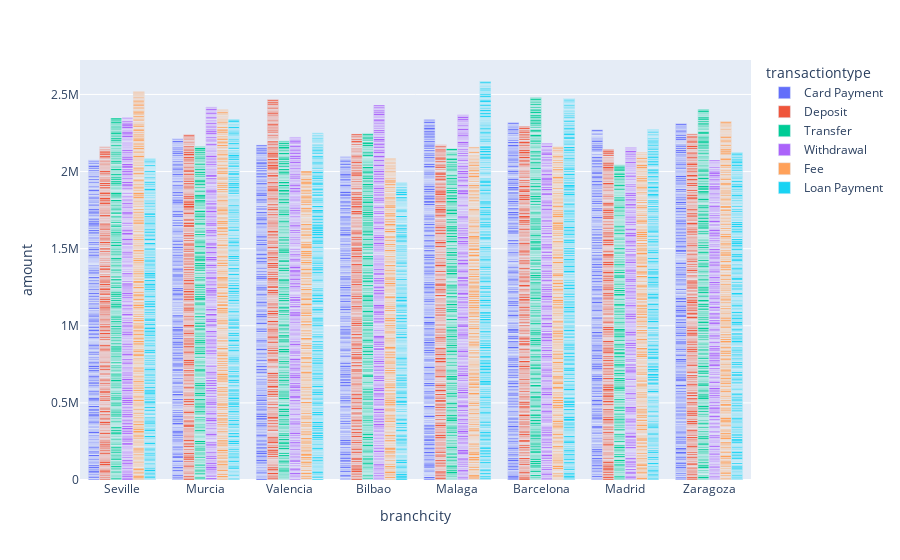
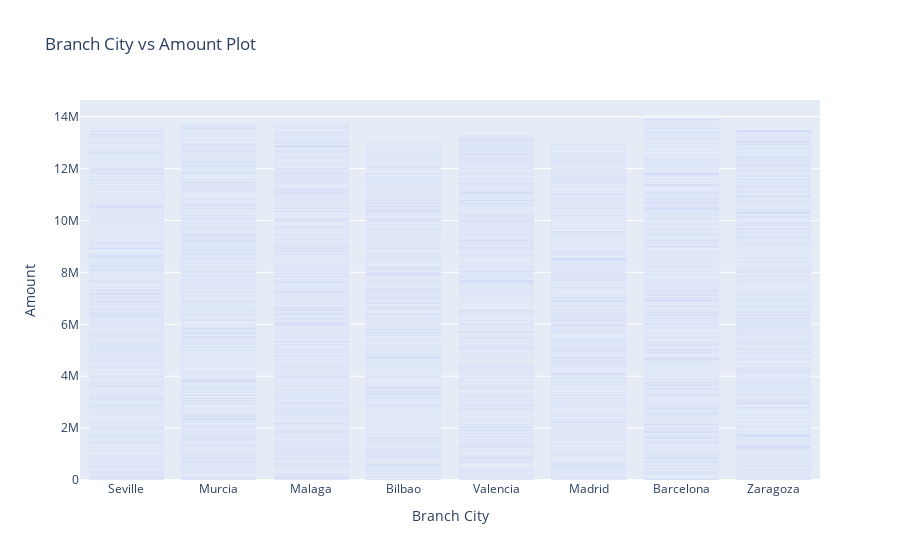

Notebook source saved alongside these figures, in order:
### Code cell
try:
    config = ConfigurationManager()
    data_transformation_config = config.get_data_transformation_config()
    
    data_transformation = DataTransformation(config=data_transformation_config)
    
    
    data_transformation.convert_eur_to_usd_and_drop_currency()
    
    data_transformation.transform_data()
    data_transformation.split_data()
    

except Exception as e:
    print(f"An error occurred: {e}")

### Figure 1 — Plotly figure (JSON) as saved in the notebook; plotly's stock layout.template omitted (floating-point values rounded to 4 significant figures; data arrays with more than 128 entries replaced by an {"elided": "..."} marker saying what was removed)
{"data": [{"alignmentgroup": "True", "hovertemplate": "transactiontype=Card Payment<br>branchcity=%{x}<br>amount=%{y}<extra></extra>", "legendgroup": "Card Payment", "marker": {"color": "#636efa", "pattern": {"shape": ""}}, "name": "Card Payment", "offsetgroup": "Card Payment", "orientation": "v", "showlegend": true, "textposition": "auto", "type": "bar", "x": {"elided": "3345 str values"}, "xaxis": "x", "y": {"elided": "3345 float values"}, "yaxis": "y"}, {"alignmentgroup": "True", "hovertemplate": "transactiontype=Deposit<br>branchcity=%{x}<br>amount=%{y}<extra></extra>", "legendgroup": "Deposit", "marker": {"color": "#EF553B", "pattern": {"shape": ""}}, "name": "Deposit", "offsetgroup": "Deposit", "orientation": "v", "showlegend": true, "textposition": "auto", "type": "bar", "x": {"elided": "3290 str values"}, "xaxis": "x", "y": {"elided": "3290 float values"}, "yaxis": "y"}, {"alignmentgroup": "True", "hovertemplate": "transactiontype=Transfer<br>branchcity=%{x}<br>amount=%{y}<extra></extra>", "legendgroup": "Transfer", "marker": {"color": "#00cc96", "pattern": {"shape": ""}}, "name": "Transfer", "offsetgroup": "Transfer", "orientation": "v", "showlegend": true, "textposition": "auto", "type": "bar", "x": {"elided": "3293 str values"}, "xaxis": "x", "y": {"elided": "3293 float values"}, "yaxis": "y"}, {"alignmentgroup": "True", "hovertemplate": "transactiontype=Withdrawal<br>branchcity=%{x}<br>amount=%{y}<extra></extra>", "legendgroup": "Withdrawal", "marker": {"color": "#ab63fa", "pattern": {"shape": ""}}, "name": "Withdrawal", "offsetgroup": "Withdrawal", "orientation": "v", "showlegend": true, "textposition": "auto", "type": "bar", "x": {"elided": "3395 str values"}, "xaxis": "x", "y": {"elided": "3395 float values"}, "yaxis": "y"}, {"alignmentgroup": "True", "hovertemplate": "transactiontype=Fee<br>branchcity=%{x}<br>amount=%{y}<extra></extra>", "legendgroup": "Fee", "marker": {"color": "#FFA15A", "pattern": {"shape": ""}}, "name": "Fee", "offsetgroup": "Fee", "orientation": "v", "showlegend": true, "textposition": "auto", "type": "bar", "x": {"elided": "3308 str values"}, "xaxis": "x", "y": {"elided": "3308 float values"}, "yaxis": "y"}, {"alignmentgroup": "True", "hovertemplate": "transactiontype=Loan Payment<br>branchcity=%{x}<br>amount=%{y}<extra></extra>", "legendgroup": "Loan Payment", "marker": {"color": "#19d3f3", "pattern": {"shape": ""}}, "name": "Loan Payment", "offsetgroup": "Loan Payment", "orientation": "v", "showlegend": true, "textposition": "auto", "type": "bar", "x": {"elided": "3369 str values"}, "xaxis": "x", "y": {"elided": "3369 float values"}, "yaxis": "y"}], "layout": {"barmode": "group", "legend": {"title": {"text": "transactiontype"}, "tracegroupgap": 0}, "margin": {"t": 60}, "xaxis": {"anchor": "y", "domain": [0, 1], "title": {"text": "branchcity"}}, "yaxis": {"anchor": "x", "domain": [0, 1], "title": {"text": "amount"}}}}

### Figure 2 — Plotly figure (JSON) as saved in the notebook; plotly's stock layout.template omitted (floating-point values rounded to 4 significant figures; data arrays with more than 128 entries replaced by an {"elided": "..."} marker saying what was removed)
{"data": [{"type": "bar", "x": {"elided": "20000 str values"}, "y": {"elided": "20000 float values"}}], "layout": {"title": {"text": "Branch City vs Amount Plot"}, "xaxis": {"title": {"text": "Branch City"}}, "yaxis": {"title": {"text": "Amount"}}}}
